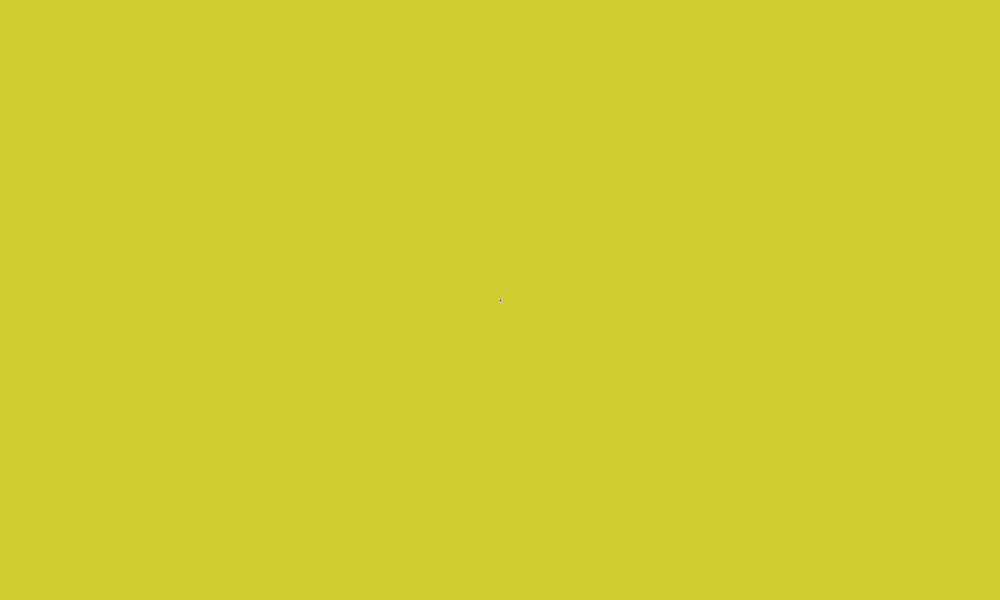
Frame 1 (no input)
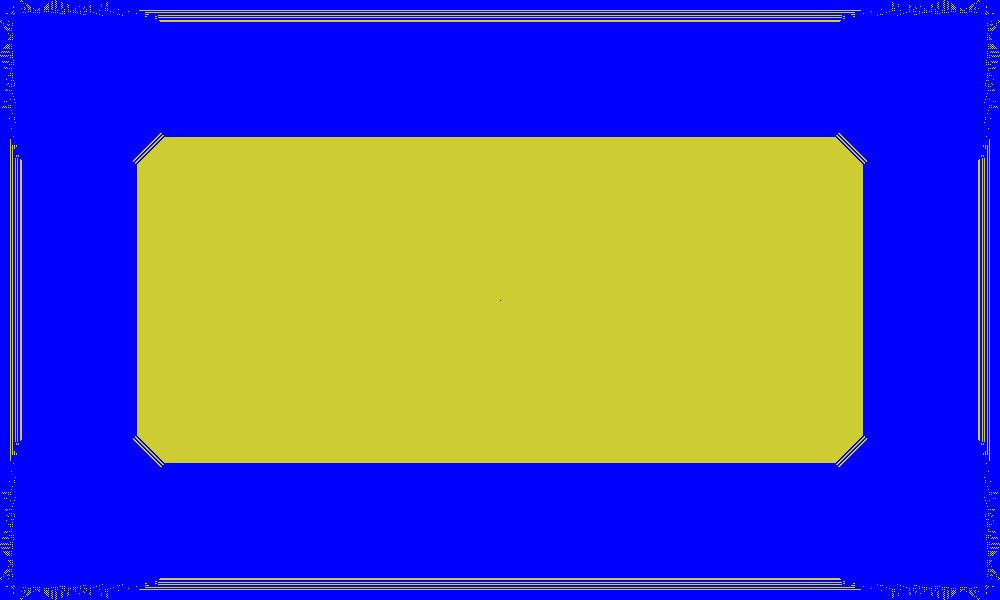
Frame 60 (the mouse pressed at the canvas centre just before this capture)
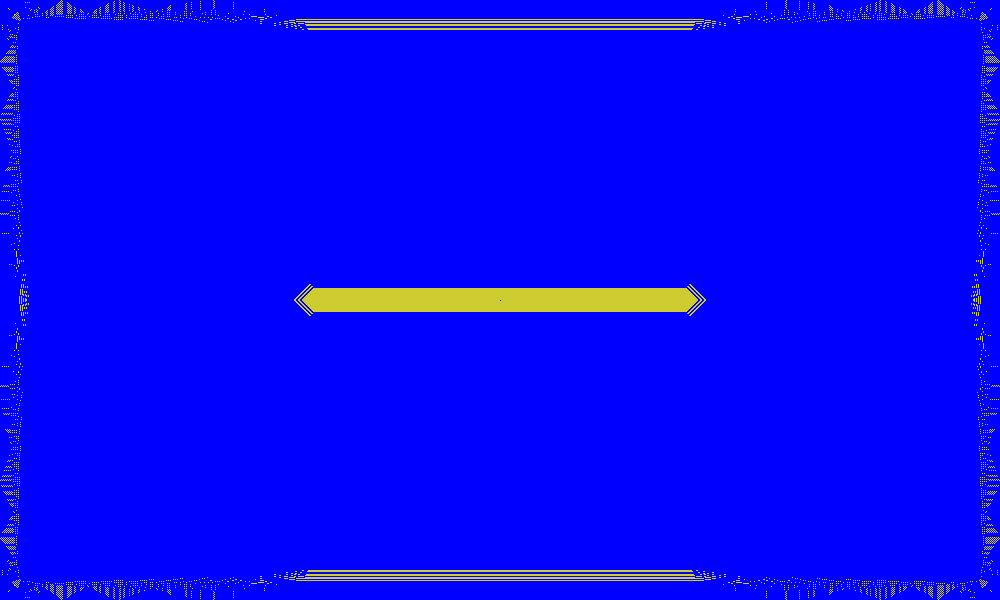
Frame 120 (the mouse held since frame 60 and released just before this capture)

The Processing sketch that drew these frames (run headless with seeded random() and noise(); from frame 60 on, the mouse is pressed at the canvas centre):

// Processing sketch: sandpiles_v8_greypink
// ── sandpiles_v8_greypink.pde
int[][] sandpiles;

void setup() {
  size(1000,600);
  colorMode(RGB);
  frameRate(100);
  sandpiles = new int[width][height]; //A 2-dimenaional array
  for (int x = 0; x < width; x++) {
    int count = 0;
    for (int y = 0; y < height; y++) {
      sandpiles[x][y] = floor( noise(x,x%5) );
    }
  }
  sandpiles[width/2][height/2] = 10; //Initial sandpile will topple outward
}

void topple(int maxNum) {
  // The topple() function takes a value and uses it to control
  // the behavior of the sandpiles that topple away.
  // In this program, each pixel is computed as an individual sandpile.
  int[][] nextpiles = new int[width][height]; 
    for (int x = 0; x < width; x++) {
      for (int y = 0; y < height; y++) {
        int num = sandpiles[x][y];
        if (num < maxNum) {
        nextpiles[x][y] = sandpiles[x][y];
    }
   }
  }
 for (int x = 0; x < width; x++) {
  for (int y = 0; y < height; y++) {
    int num = sandpiles[x][y]; //Iterate through sandpiles array
    if (num >= maxNum) {
      nextpiles[x][y] += (num - 4);
      
      if (x+1 < width) {
       nextpiles[x+1][y]++;
      }
      if (x-1 >= 0) {
        nextpiles[x-1][y]++;
      }
      if (y+1 < height) {
        nextpiles[x][y+1]++;
      }
      if (y-1 >= 0) {
      nextpiles[x][y-1]++;
      }
    }
  }
 }
 sandpiles = nextpiles;
}

void render() {
  int baseCol = 200;
  loadPixels();
  for(int x = 0; x < width; x++) {
    for(int y = 0; y < height; y++) {
      int num = sandpiles[x][y]; 
      color col = color(0,0,255);
      switch (num) {
        case 0:
          col = color(205,205,50);
          break;
        case 1:
          col = color(0,0,255);
          break;
        case 2:
          col = color(0,0,255);
          break; 
      }
      pixels[x+y*width] = col; // pixels[] is a 1-dimensional array native to Proessing
    }
  }
  
  updatePixels();
}

void draw() {
  render();
  for (int i = 0; i < 5; i++) {
   //The topple function was initially designed for static values
   //However, using trig functions based on time creates some extraordinary effects
   topple( floor(sin(millis() )) );
  }
}
